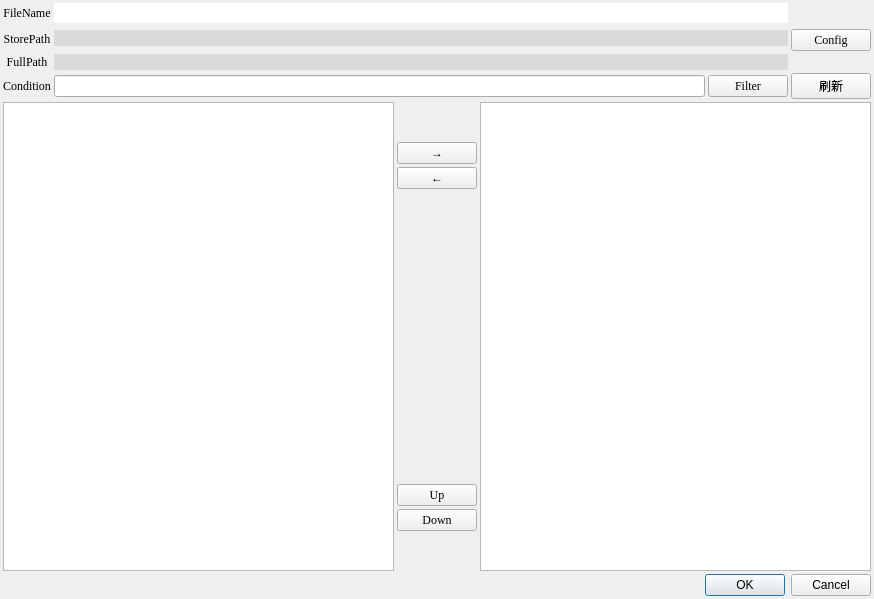
<?xml version="1.0" encoding="UTF-8"?>
<ui version="4.0">
 <class>CsvSettingDlg</class>
 <widget class="QDialog" name="CsvSettingDlg">
  <property name="geometry">
   <rect>
    <x>0</x>
    <y>0</y>
    <width>874</width>
    <height>599</height>
   </rect>
  </property>
  <property name="windowTitle">
   <string>Dialog</string>
  </property>
  <layout class="QGridLayout" name="gridLayout_2">
   <property name="leftMargin">
    <number>3</number>
   </property>
   <property name="topMargin">
    <number>3</number>
   </property>
   <property name="rightMargin">
    <number>3</number>
   </property>
   <property name="bottomMargin">
    <number>3</number>
   </property>
   <property name="spacing">
    <number>3</number>
   </property>
   <item row="0" column="0">
    <layout class="QGridLayout" name="gridLayout">
     <property name="spacing">
      <number>3</number>
     </property>
     <item row="0" column="0">
      <widget class="QLabel" name="label">
       <property name="font">
        <font>
         <family>Times New Roman</family>
        </font>
       </property>
       <property name="text">
        <string>FileName</string>
       </property>
       <property name="alignment">
        <set>Qt::AlignCenter</set>
       </property>
      </widget>
     </item>
     <item row="0" column="1" colspan="2">
      <widget class="QLineEdit" name="lineEdit_fileName">
       <property name="font">
        <font>
         <family>Times New Roman</family>
        </font>
       </property>
       <property name="frame">
        <bool>false</bool>
       </property>
      </widget>
     </item>
     <item row="1" column="0" rowspan="2">
      <widget class="QLabel" name="label_2">
       <property name="font">
        <font>
         <family>Times New Roman</family>
        </font>
       </property>
       <property name="text">
        <string>StorePath</string>
       </property>
       <property name="alignment">
        <set>Qt::AlignCenter</set>
       </property>
      </widget>
     </item>
     <item row="1" column="1" rowspan="2" colspan="2">
      <widget class="QLineEdit" name="lineEdit_fileStorePath">
       <property name="font">
        <font>
         <family>Times New Roman</family>
        </font>
       </property>
       <property name="styleSheet">
        <string notr="true">background-color: rgb(193, 193, 193);
background-color: rgb(218, 218, 218);</string>
       </property>
       <property name="frame">
        <bool>false</bool>
       </property>
       <property name="readOnly">
        <bool>true</bool>
       </property>
      </widget>
     </item>
     <item row="3" column="0">
      <widget class="QLabel" name="label_3">
       <property name="font">
        <font>
         <family>Times New Roman</family>
        </font>
       </property>
       <property name="text">
        <string>FullPath</string>
       </property>
       <property name="alignment">
        <set>Qt::AlignCenter</set>
       </property>
      </widget>
     </item>
     <item row="4" column="0">
      <widget class="QLabel" name="label_4">
       <property name="font">
        <font>
         <family>Times New Roman</family>
        </font>
       </property>
       <property name="text">
        <string>Condition</string>
       </property>
       <property name="alignment">
        <set>Qt::AlignCenter</set>
       </property>
      </widget>
     </item>
     <item row="4" column="1">
      <widget class="QLineEdit" name="le_startWith">
       <property name="font">
        <font>
         <family>Times New Roman</family>
        </font>
       </property>
      </widget>
     </item>
     <item row="4" column="2">
      <widget class="QPushButton" name="pb_filter">
       <property name="font">
        <font>
         <family>Times New Roman</family>
        </font>
       </property>
       <property name="text">
        <string>Filter</string>
       </property>
      </widget>
     </item>
     <item row="4" column="3">
      <widget class="QPushButton" name="pb_refresh">
       <property name="font">
        <font>
         <family>Times New Roman</family>
        </font>
       </property>
       <property name="text">
        <string>刷新</string>
       </property>
       <property name="checkable">
        <bool>false</bool>
       </property>
       <property name="autoDefault">
        <bool>false</bool>
       </property>
       <property name="default">
        <bool>false</bool>
       </property>
       <property name="flat">
        <bool>false</bool>
       </property>
      </widget>
     </item>
     <item row="2" column="3">
      <widget class="QPushButton" name="pb_config">
       <property name="font">
        <font>
         <family>Times New Roman</family>
        </font>
       </property>
       <property name="text">
        <string>Config</string>
       </property>
       <property name="checkable">
        <bool>false</bool>
       </property>
       <property name="autoDefault">
        <bool>false</bool>
       </property>
       <property name="default">
        <bool>false</bool>
       </property>
       <property name="flat">
        <bool>false</bool>
       </property>
      </widget>
     </item>
     <item row="3" column="1" colspan="2">
      <widget class="QLineEdit" name="lineEdit_fullFilePath">
       <property name="font">
        <font>
         <family>Times New Roman</family>
        </font>
       </property>
       <property name="styleSheet">
        <string notr="true">background-color: rgb(193, 193, 193);
background-color: rgb(218, 218, 218);</string>
       </property>
       <property name="frame">
        <bool>false</bool>
       </property>
       <property name="readOnly">
        <bool>true</bool>
       </property>
      </widget>
     </item>
    </layout>
   </item>
   <item row="1" column="0">
    <layout class="QHBoxLayout" name="horizontalLayout">
     <property name="spacing">
      <number>3</number>
     </property>
     <item>
      <widget class="QTableView" name="table">
       <property name="font">
        <font>
         <family>Times New Roman</family>
         <pointsize>8</pointsize>
        </font>
       </property>
      </widget>
     </item>
     <item>
      <layout class="QVBoxLayout" name="verticalLayout" stretch="0,1,1,1,1,1,0">
       <item>
        <spacer name="verticalSpacer_2">
         <property name="orientation">
          <enum>Qt::Vertical</enum>
         </property>
         <property name="sizeHint" stdset="0">
          <size>
           <width>20</width>
           <height>40</height>
          </size>
         </property>
        </spacer>
       </item>
       <item>
        <widget class="QPushButton" name="pb_selected">
         <property name="font">
          <font>
           <family>Times New Roman</family>
          </font>
         </property>
         <property name="text">
          <string>→</string>
         </property>
         <property name="iconSize">
          <size>
           <width>16</width>
           <height>16</height>
          </size>
         </property>
         <property name="checkable">
          <bool>false</bool>
         </property>
         <property name="autoDefault">
          <bool>false</bool>
         </property>
         <property name="default">
          <bool>false</bool>
         </property>
         <property name="flat">
          <bool>false</bool>
         </property>
        </widget>
       </item>
       <item>
        <widget class="QPushButton" name="pb_unselected">
         <property name="font">
          <font>
           <family>Times New Roman</family>
          </font>
         </property>
         <property name="text">
          <string>←</string>
         </property>
         <property name="iconSize">
          <size>
           <width>16</width>
           <height>20</height>
          </size>
         </property>
         <property name="checkable">
          <bool>false</bool>
         </property>
         <property name="autoDefault">
          <bool>false</bool>
         </property>
         <property name="default">
          <bool>false</bool>
         </property>
         <property name="flat">
          <bool>false</bool>
         </property>
        </widget>
       </item>
       <item>
        <spacer name="verticalSpacer">
         <property name="orientation">
          <enum>Qt::Vertical</enum>
         </property>
         <property name="sizeHint" stdset="0">
          <size>
           <width>20</width>
           <height>40</height>
          </size>
         </property>
        </spacer>
       </item>
       <item>
        <widget class="QPushButton" name="pb_up">
         <property name="font">
          <font>
           <family>Times New Roman</family>
          </font>
         </property>
         <property name="text">
          <string>Up</string>
         </property>
         <property name="checkable">
          <bool>false</bool>
         </property>
         <property name="autoDefault">
          <bool>false</bool>
         </property>
         <property name="default">
          <bool>false</bool>
         </property>
         <property name="flat">
          <bool>false</bool>
         </property>
        </widget>
       </item>
       <item>
        <widget class="QPushButton" name="pb_down">
         <property name="font">
          <font>
           <family>Times New Roman</family>
          </font>
         </property>
         <property name="text">
          <string>Down</string>
         </property>
         <property name="checkable">
          <bool>false</bool>
         </property>
         <property name="autoDefault">
          <bool>false</bool>
         </property>
         <property name="default">
          <bool>false</bool>
         </property>
         <property name="flat">
          <bool>false</bool>
         </property>
        </widget>
       </item>
       <item>
        <spacer name="verticalSpacer_3">
         <property name="orientation">
          <enum>Qt::Vertical</enum>
         </property>
         <property name="sizeHint" stdset="0">
          <size>
           <width>20</width>
           <height>40</height>
          </size>
         </property>
        </spacer>
       </item>
      </layout>
     </item>
     <item>
      <widget class="QTableView" name="table_selected">
       <property name="font">
        <font>
         <family>Times New Roman</family>
         <pointsize>8</pointsize>
        </font>
       </property>
      </widget>
     </item>
    </layout>
   </item>
   <item row="2" column="0">
    <widget class="QDialogButtonBox" name="buttonBox">
     <property name="orientation">
      <enum>Qt::Horizontal</enum>
     </property>
     <property name="standardButtons">
      <set>QDialogButtonBox::Cancel|QDialogButtonBox::Ok</set>
     </property>
    </widget>
   </item>
  </layout>
 </widget>
 <resources/>
 <connections>
  <connection>
   <sender>buttonBox</sender>
   <signal>accepted()</signal>
   <receiver>CsvSettingDlg</receiver>
   <slot>accept()</slot>
   <hints>
    <hint type="sourcelabel">
     <x>248</x>
     <y>254</y>
    </hint>
    <hint type="destinationlabel">
     <x>157</x>
     <y>274</y>
    </hint>
   </hints>
  </connection>
  <connection>
   <sender>buttonBox</sender>
   <signal>rejected()</signal>
   <receiver>CsvSettingDlg</receiver>
   <slot>reject()</slot>
   <hints>
    <hint type="sourcelabel">
     <x>316</x>
     <y>260</y>
    </hint>
    <hint type="destinationlabel">
     <x>286</x>
     <y>274</y>
    </hint>
   </hints>
  </connection>
 </connections>
</ui>
